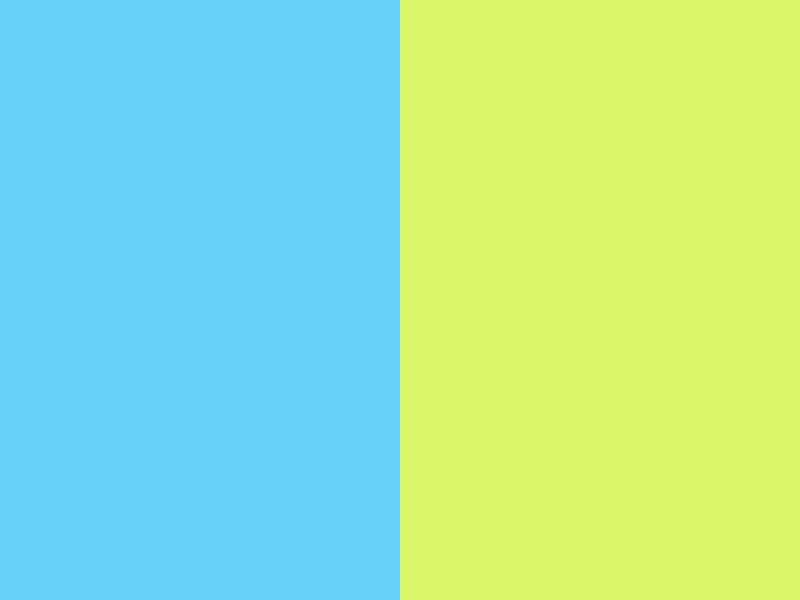
Frame 1 (no input)
Frame 60 (no input): identical to frame 1, image omitted
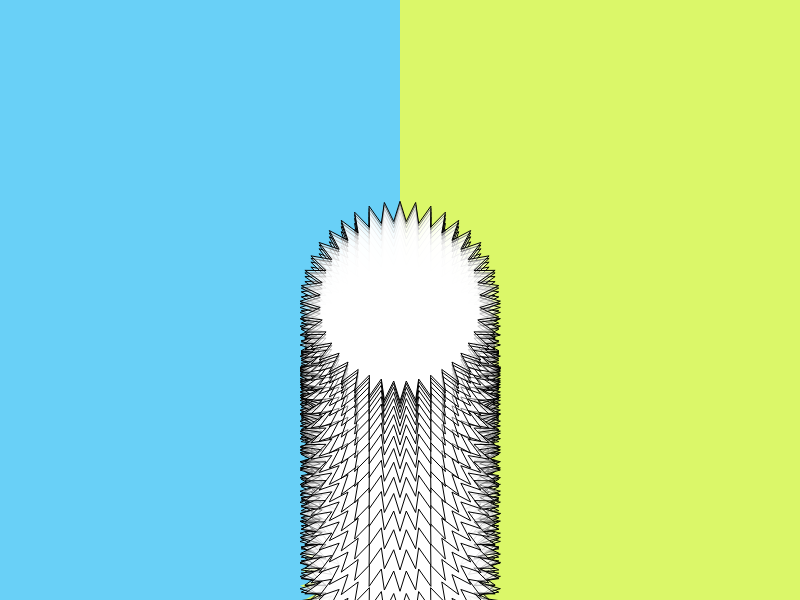
Frame 120 (the mouse pressed at the canvas centre since frame 60)

The p5.js sketch that drew these frames (run headless with seeded random() and noise() and a simulated clock; from frame 60 on, the mouse is pressed at the canvas centre):

// p5.js sketch
// ── sketch.js
// Jorge Raze
// https://raze.mx
// Session 2: Drag Force

var gelly;
var stars = [];

function setup() {
  createCanvas(800, 600);
  
  gelly = new Gelatin(width / 2, -1, width / 2, height + 1, 0.1);
}

function draw() {
  background('#69d0f7');
  gelly.display();

  if (mouseIsPressed) {
  	stars.push(new Star(5, mouseX, mouseY, 80, 100, 40));
  }

  for(i = 0; i < stars.length; i++){
  		if(gelly.contains(stars[i])){
  			var dragForce = gelly.calculateDrag(stars[i]);
  			stars[i].applyForce(dragForce);
  		}
	  	var gravity = createVector(0, 1.25 * stars[i].mass, -1);
	  	stars[i].applyForce(gravity);
	  	stars[i].update();
	  	stars[i].display();
	  	stars[i].checkEdges();
	  }
}
// ── gelatin.js
// Jorge Raze
// https://raze.mx
// Session 2: Drag Force

var Gelatin = function(x, y, w, h, c) {
  this.x = x;
  this.y = y;
  this.w = w;
  this.h = h;
  this.c = c;
  
  this.contains = function(m) {
    var l = m.position;
    return l.x > this.x && l.x < this.x + this.w &&
           l.y > this.y && l.y < this.y + this.h;
  };
  
  this.calculateDrag = function(m) {
    // Magnitude is coefficient * speed squared
    var speed = m.velocity.mag();
    var dragMagnitude = this.c * speed * speed;

    // Direction is inverse of velocity
    var dragForce = m.velocity.copy();
    dragForce.mult(-1);

    // Scale according to magnitude
    dragForce.setMag(dragMagnitude);
    return dragForce;
  }

  this.display = function() {
    noStroke();
    fill('#dbf769');
    rect(this.x, this.y, this.w, this.h);
  }
}
// ── star.js
// Daniel Shiffman
// https://www.kadenze.com/courses/the-nature-of-code
// http://natureofcode.com/
// Session 2: Drag Force

function Star(m,x,y,r1,r2,npoints) {

  this.mass = m;
  this.position = createVector(x,y);
  this.velocity = createVector(0,0);
  this.acceleration = createVector(0,0);

  // Newton's 2nd law: F = M * A
  // or A = F / M
  this.applyForce = function(force) {
    var f = p5.Vector.div(force,this.mass);
    this.acceleration.add(f);
  };

  this.update = function() {
    // Velocity changes according to acceleration
    this.velocity.add(this.acceleration);
    // position changes by velocity
    this.position.add(this.velocity);
    // We must clear acceleration each frame
    this.acceleration.mult(0);
  };

  this.display = function() {
    var angle = TWO_PI / npoints;
    var halfAngle = angle/2.0;
    beginShape();
    for (var a = 0; a < TWO_PI; a += angle) {
      var sx = this.position.x + cos(a) * r2;
      var sy = this.position.y + sin(a) * r2;
      vertex(sx, sy);
      sx = this.position.x + cos(a+halfAngle) * r1;
      sy = this.position.y + sin(a+halfAngle) * r1;
      vertex(sx, sy);
    }
    endShape(CLOSE);
    stroke(0);
    fill(255,127);
  };

  // Bounce off bottom of window
  this.checkEdges = function() {
    if (this.position.y > height) {
      this.velocity.y *= -0.9;  // A little dampening when hitting the bottom
      this.position.y = height;
    }
  };

}
